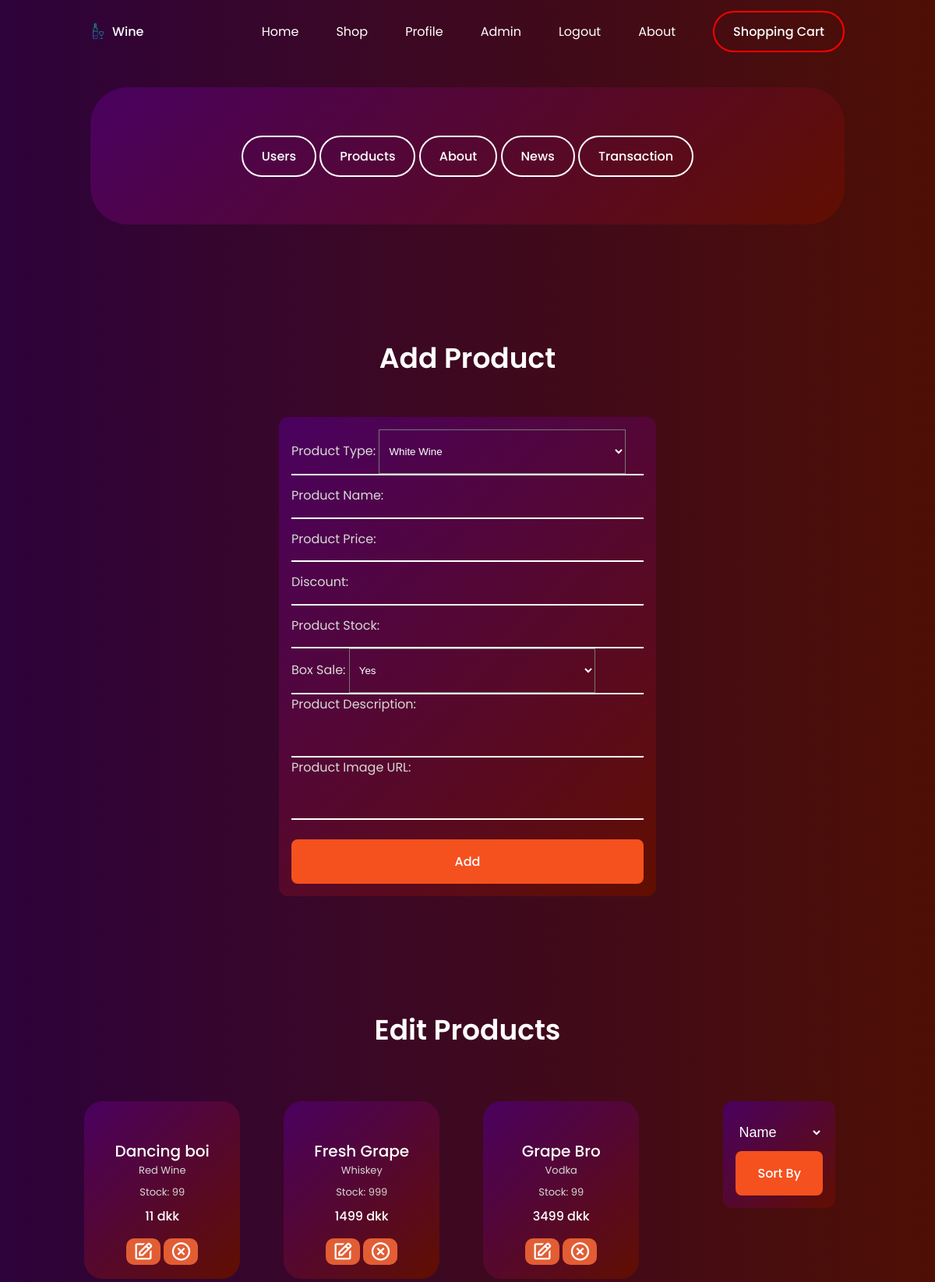
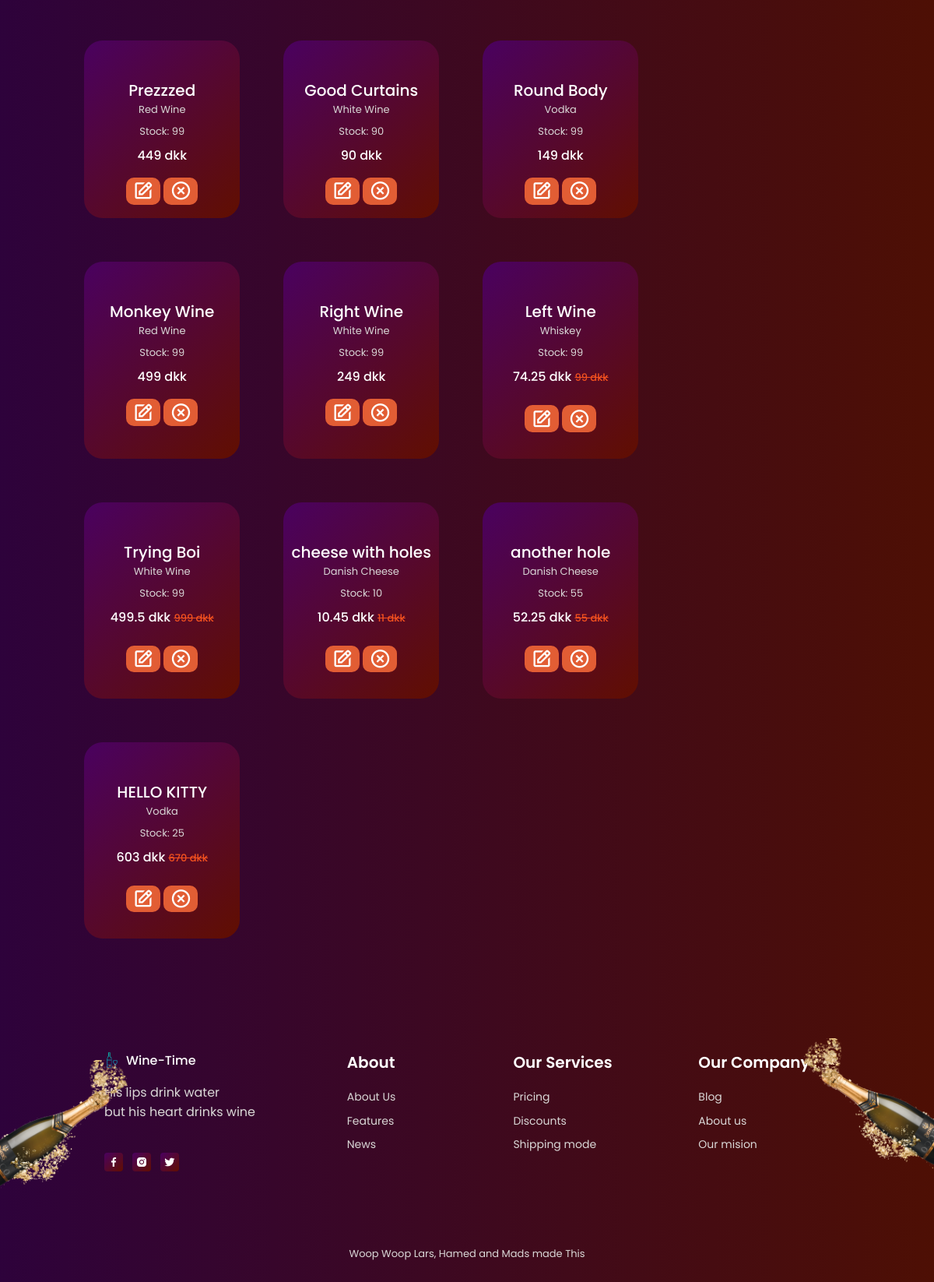
The page /adminProducts.php (signed in) on the database its author committed (2 pictures, top to bottom).
### tables this page shows
CREATE TABLE IF NOT EXISTS `products` (
  `ProductID` int AUTO_INCREMENT NOT NULL PRIMARY KEY,
  `pType` varchar(100) NULL,
  `pName` varchar(100) NULL,
  `pPrice` int(11) NULL,
  `pDiscount` int(11) NULL,
  `pStock` int(11) NULL,
  `pBoxsale` varchar(255) NULL,
  `pDescription` varchar(255) NULL,
  `pImgUrl` varchar(255) NULL
);

### classes/DAO/DbCon.php (called while the page is built, shortened)
<?php
class DbCon
{
    protected function connect()
    {
        try {
            $user = "admin5";
            $pass = "123456";
            $dbcon = new \PDO('mysql:host=localhost;dbname=WineTimeDB;charset=utf8', $user, $pass);
            return $dbcon;
        } catch (\PDOException $e) {
            print "Error!: " . $e->getMessage() . "<br/>";
            die();
        }
    }
}

### classes/DAO/Product.php (the view, shortened to what this page needs)
<?php
class Product extends DbCon
{
    public function getProducts()
    {
        $sqlGet = "SELECT * FROM products";
        $stmt = $this->connect()->prepare($sqlGet);
        if (!$stmt->execute()) {
            $stmt = null;
            header("Location: ../adminProducts.php?error=stmtfailed");
            exit();
        }
        $getProducts = $stmt->fetchAll();
        foreach ($getProducts as $getProduct) {
            if ($getProduct['pDiscount'] > 0) {
                echo '<div class="utility__content">';
                echo '<h3 class="utility__title">' . $getProduct['pName'] . '</h3>';
                echo '<span class="utility__subtitle">' . $getProduct['pType'] . '</span>';
                echo '<span class="utility__subtitle">Stock: ' . $getProduct['pStock'] . '</span>';
                $disc = $getProduct['pPrice'] - ($getProduct['pPrice'] * ($getProduct['pDiscount'] / 100));
                echo '<span class="new__price"> ' . $disc . ' dkk </span>';
                echo '<span style="padding-bottom: 1rem;" class="new__discount">' . $getProduct['pPrice'] . ' dkk</span>';
                echo '<div class="utility__content" style="background: none;">';
                echo '<a href="./adminEditProduct.php?ProductID=' . $getProduct['ProductID'] . '"><button class="bx bx-edit utility__icon" style="font-size: 1.75rem !important; background: #E25D34; padding: 0.2rem 0.5rem; border-radius: 10px;">';
                echo '</button></a>';
                echo '<a href="./includes/DeleteProduct.inc.php?ProductID=' . $getProduct['ProductID'] . '"><button class="bx bx-x-circle utility__icon" style="font-size: 1.75rem !important; background: #E25D34; padding: 0.2rem 0.5rem; border-radius: 10px;" onclick="return confirm(\'Delete! are you sure?\')">';
                echo '</button></a></div>';
                echo '</div>';
            } else {
                echo '<div class="utility__content">';
                echo '<h3 class="utility__title">' . $getProduct['pName'] . '</h3>';
                echo '<span class="utility__subtitle">' . $getProduct['pType'] . '</span>';
                echo '<span class="utility__subtitle">Stock: ' . $getProduct['pStock'] . '</span>';
                echo '<span style="padding-bottom: 1rem;" class="utility__price">' . $getProduct['pPrice'] . ' dkk</span>';
                echo '<a href="./adminEditProduct.php?ProductID=' . $getProduct['ProductID'] . '"><button class="bx bx-edit utility__icon" style="font-size: 1.75rem !important; background: #E25D34; padding: 0.2rem 0.5rem; border-radius: 10px;">';
                echo '</button></a>';
                echo '<a href="./includes/DeleteProduct.inc.php?ProductID=' . $getProduct['ProductID'] . '"><button class="bx bx-x-circle utility__icon" style="font-size: 1.75rem !important; background: #E25D34; padding: 0.2rem 0.5rem; border-radius: 10px;" onclick="return confirm(\'Delete! are you sure?\')">';
                echo '</button></a>';
                echo '</div>';
            }
        }
    }
}

### header.php (shortened to what this page needs)
<!DOCTYPE html>
<html lang="en">
<head>
  <link href='https://unpkg.com/boxicons@2.1.0/css/boxicons.min.css' rel='stylesheet'>
  <link rel="stylesheet" href="./assets/css/swiper-bundle.min.css" />
  <link rel="stylesheet" href="../assets/css/swiper-bundle.min.css" />
  <link rel="stylesheet" href="./assets/css/styles.css" />
  <link rel="stylesheet" href="../assets/css/styles.css" />
</head>
<body>
  <header class="header" id="header">
    <nav class="nav container">
      <a href="./index.php" class="nav__logo">
        <img src="./assets/img/logo.png" alt="" class="nav__logo-img" />
        Wine
      </a>
      <div class="nav__menu" id="nav-menu">
        <ul class="nav__list">
          <?php
          if (isset($_SESSION["id"])) {
            if ($_SESSION["rank"] === '0') {
          ?>
              <li class='nav__item'><a href='./index.php' class='nav__link'>Home</a></li>
              <li class='nav__item'><a href='./shop.php' class='nav__link'>Shop</a></li>
              <li class='nav__item'><a href='./profile.php' class='nav__link'>Profile</a></li>
              <li class='nav__item'><a href='./adminUsers.php' class='nav__link'>Admin</a></li>
              <li class='nav__item'><a href='./includes/logout.inc.php' class='nav__link'>Logout</a></li>
            <?php }
          }
          ?>
          <li class='nav__item'><a href='./about.php' class='nav__link'>About</a></li>
          <?php
          if (!empty($_SESSION["cartItem"])) {
          ?>
            <a href="./cart.php" style="border-color: green !important;" class="button button--ghost">Shopping Cart</a>
          <?php
          } else { ?>
            <a href="./cart.php" style="border-color: red !important;" class="button button--ghost">Shopping Cart</a>
          <?php  }
          ?>
        </ul>
      </div>
    </nav>
  </header>
  <main class="main">

### includes/adminTabs.inc.php
<div class="section discount">
  <div class="discount__container container">
    <nav class="nav container" style="justify-content: space-evenly;">
      <ul>
        <a href="./adminUsers.php" class="button button--ghost">Users</a>
        <a href="./adminProducts.php" class="button button--ghost">Products</a>
        <a href="./adminEditAbout.php" class="button button--ghost">About</a>
        <a href="./adminNews.php" class="button button--ghost">News</a>
        <a href="./adminTransactions.php" class="button button--ghost">Transaction</a>
      </ul>
    </nav>
  </div>
</div>

### adminProducts.php (shortened to what this page needs)
<?php
include_once './header.php';
include_once './includes/adminTabs.inc.php';
?>
<section class="section login">
    <div class="newsletter__container container">
        <h3 class="section__title">Add Product</h3>
        <form class="login__form" name="contact" method="post" action="./includes/Product.inc.php">
            <div style="border-bottom: 2px solid white !important;">
                <label for="pType">Product Type:</label>
                <select id="pType" name="pType" type="text" class="login__input" required="" aria-required="true" border: none !important; outline: none !important;">
                    <option value="White Wine">White Wine</option>
                </select>
            </div>
            <div style="border-bottom: 2px solid white !important;">
                <label for="pName">Product Name:</label>
                <input id="pName" name="pName" type="text" class="login__input" required="" aria-required="true">
            </div>
            <div style="border-bottom: 2px solid white !important;">
                <label for="pPrice">Product Price:</label>
                <input id="pPrice" name="pPrice" type="text" class="login__input" required="" aria-required="true">
            </div>
            <div style="border-bottom: 2px solid white !important;">
                <label for="pDiscount">Discount:</label>
                <input id="pDiscount" name="pDiscount" type="text" class="login__input">
            </div>
            <div style="border-bottom: 2px solid white !important;">
                <label for="pStock">Product Stock:</label>
                <input id="pStock" name="pStock" type="text" class="login__input" required="" aria-required="true">
            </div>
            <div style="border-bottom: 2px solid white !important;">
                <label for="pBoxsale">Box Sale:</label>
                <select id="pBoxsale" name="pBoxsale" type="text" class="login__input" required="" aria-required="true" border: none !important; outline: none !important;">
                    <option value="Yes">Yes</option>
                </select>
            </div>
            <div style="border-bottom: 2px solid white !important;">
                <label for="pDescription">Product Description:</label>
                <input id="pDescription" name="pDescription" type="text" class="login__input" required="" aria-required="true">
            </div>
            <div style="border-bottom: 2px solid white !important;">
                <label for="pImgUrl">Product Image URL:</label>
                <input id="pImgUrl" name="pImgUrl" type="text" class="login__input" required="" aria-required="true">
            </div>
            <button class="button" type="submit" name="submit">Add</button>
        </form>
    </div>
</section>
<section class="section utility" id="utility">
    <h2 class="section__title">Edit Products</h2>
    <div style="float: right !important; padding-right: 8em; padding-top: 1em;">
        <form class="login__form">
            <select name="sortBy" style="height: 3rem; border: none !important; outline: none !important; background: none; color: white; font-size: 18px">
                <option value="pName">Name</option>
            </select>
            <button class="button" type="submit" formaction="?" formmethod="post">Sort By</button>
        </form>
    </div>
    <div class="utility__container container grid">
        <?php
        $ProductView = new Product();
        $ProductView->getProducts();
        ?>
    </div>
</section>
<?php include_once './footer.php'; ?>

### footer.php (shortened to what this page needs)
<footer class="footer section">
  <div class="footer__container container grid">
    <div class="footer__content">
      <a href="#" class="footer__logo">
        Wine-Time
      </a>
      <p class="footer__description">
        His lips drink water <br />
        but his heart drinks wine
      </p>
      <div class="footer__social">
        <a href="#" target="_blank" class="footer__social-link">
        </a>
        <a href="#" target="_blank" class="footer__social-link">
          <i class="bx bxl-instagram-alt"></i>
        </a>
        <a href="#" target="_blank" class="footer__social-link">
          <i class="bx bxl-twitter"></i>
        </a>
      </div>
    </div>
    <div class="footer__content">
      <h3 class="footer__title">About</h3>
      <ul class="footer__links">
        <li>
          <a href="./about.php" class="footer__link">About Us</a>
        </li>
        <li>
          <a href="./about.php" class="footer__link">Features</a>
        </li>
        <li>
          <a href="#" class="footer__link">News</a>
        </li>
      </ul>
    </div>
    <div class="footer__content">
      <h3 class="footer__title">Our Services</h3>
      <ul class="footer__links">
        <li>
          <a href="./shop.php" class="footer__link">Pricing</a>
        </li>
        <li>
          <a href="./shop.php" class="footer__link">Discounts</a>
        </li>
        <li>
          <a href="./about.php" class="footer__link">Shipping mode</a>
        </li>
      </ul>
    </div>
    <div class="footer__content">
      <h3 class="footer__title">Our Company</h3>
      <ul class="footer__links">
        <li>
          <a href="./about.php" class="footer__link">Blog</a>
        </li>
        <li>
          <a href="./about.php" class="footer__link">About us</a>
        </li>
        <li>
          <a href="./about.php" class="footer__link">Our mision</a>
        </li>
      </ul>
    </div>
  </div>
  <span class="footer__copy">Woop Woop Lars, Hamed and Mads made This</span>
  <img src="./assets/img/footer1-img.png" alt="" class="footer__img-one" style="width: 200px !important;" />
  <img src="./assets/img/footer2-img.png" alt="" class="footer__img-two" style="width: 200px !important;" />
</footer>
</body>
</html>

### rows shown on the page
products: pName "Dancing boi", pType "Red Wine", pStock "99", pPrice "11"
products: pName "Fresh Grape", pType "Whiskey", pStock "999", pPrice "1499"
products: pName "Grape Bro", pType "Vodka", pStock "99", pPrice "3499"
products: pName "Prezzzed", pType "Red Wine", pStock "99", pPrice "449"
products: pName "Good Curtains", pType "White Wine", pStock "90", pPrice "90"
products: pName "Round Body", pType "Vodka", pStock "99", pPrice "149"
products: pName "Monkey Wine", pType "Red Wine", pStock "99", pPrice "499"
products: pName "Right Wine", pType "White Wine", pStock "99", pPrice "249"
products: pName "Left Wine", pType "Whiskey", pStock "99", disc "74.25", pPrice "99"
products: pName "Trying Boi", pType "White Wine", pStock "99", disc "499.5", pPrice "999"
products: pName "cheese with holes", pType "Danish Cheese", pStock "10", disc "10.45", pPrice "11"
products: pName "another hole", pType "Danish Cheese", pStock "55", disc "52.25", pPrice "55"
products: pName "HELLO KITTY", pType "Vodka", pStock "25", disc "603", pPrice "670"
